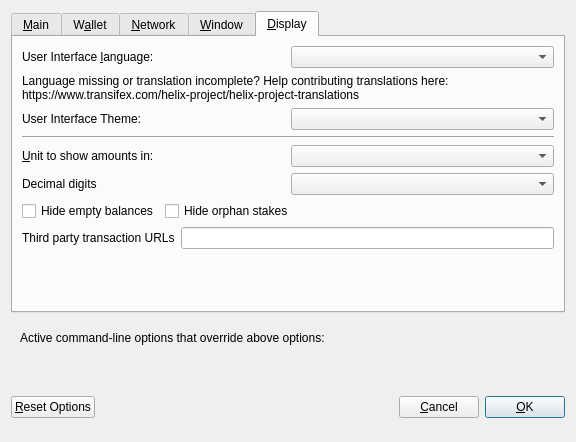
<?xml version="1.0" encoding="UTF-8"?>
<ui version="4.0">
 <class>OptionsDialog</class>
 <widget class="QDialog" name="OptionsDialog">
  <property name="geometry">
   <rect>
    <x>0</x>
    <y>0</y>
    <width>576</width>
    <height>442</height>
   </rect>
  </property>
  <property name="windowTitle">
   <string>Options</string>
  </property>
  <property name="modal">
   <bool>true</bool>
  </property>
  <layout class="QVBoxLayout" name="verticalLayout">
   <item>
    <widget class="QTabWidget" name="tabWidget">
     <property name="currentIndex">
      <number>4</number>
     </property>
     <widget class="QWidget" name="tabMain">
      <attribute name="title">
       <string>&amp;Main</string>
      </attribute>
      <layout class="QVBoxLayout" name="verticalLayout_Main">
       <item>
        <widget class="QCheckBox" name="bitcoinAtStartup">
         <property name="toolTip">
          <string>Automatically start Helix after logging in to the system.</string>
         </property>
         <property name="text">
          <string>&amp;Start Helix on system login</string>
         </property>
        </widget>
       </item>
       <item>
        <layout class="QHBoxLayout" name="horizontalLayout_2_Main">
         <item>
          <widget class="QLabel" name="databaseCacheLabel">
           <property name="text">
            <string>Size of &amp;database cache</string>
           </property>
           <property name="textFormat">
            <enum>Qt::PlainText</enum>
           </property>
           <property name="buddy">
            <cstring>databaseCache</cstring>
           </property>
          </widget>
         </item>
         <item>
          <widget class="QSpinBox" name="databaseCache"/>
         </item>
         <item>
          <widget class="QLabel" name="databaseCacheUnitLabel">
           <property name="text">
            <string>MB</string>
           </property>
           <property name="textFormat">
            <enum>Qt::PlainText</enum>
           </property>
          </widget>
         </item>
         <item>
          <spacer name="horizontalSpacer_2_Main">
           <property name="orientation">
            <enum>Qt::Horizontal</enum>
           </property>
           <property name="sizeHint" stdset="0">
            <size>
             <width>40</width>
             <height>20</height>
            </size>
           </property>
          </spacer>
         </item>
        </layout>
       </item>
       <item>
        <layout class="QHBoxLayout" name="horizontalLayout_3_Main">
         <item>
          <widget class="QLabel" name="threadsScriptVerifLabel">
           <property name="text">
            <string>Number of script &amp;verification threads</string>
           </property>
           <property name="textFormat">
            <enum>Qt::PlainText</enum>
           </property>
           <property name="buddy">
            <cstring>threadsScriptVerif</cstring>
           </property>
          </widget>
         </item>
         <item>
          <widget class="QSpinBox" name="threadsScriptVerif">
           <property name="toolTip">
            <string>(0 = auto, &lt;0 = leave that many cores free)</string>
           </property>
          </widget>
         </item>
         <item>
          <spacer name="horizontalSpacer_3_Main">
           <property name="orientation">
            <enum>Qt::Horizontal</enum>
           </property>
           <property name="sizeHint" stdset="0">
            <size>
             <width>40</width>
             <height>20</height>
            </size>
           </property>
          </spacer>
         </item>
        </layout>
       </item>
       <item>
        <spacer name="verticalSpacer_2">
         <property name="orientation">
          <enum>Qt::Vertical</enum>
         </property>
         <property name="sizeHint" stdset="0">
          <size>
           <width>20</width>
           <height>40</height>
          </size>
         </property>
        </spacer>
       </item>
       <item>
        <widget class="QCheckBox" name="checkBoxZeromintEnable">
         <property name="toolTip">
          <string>Enable automatic minting of Helix units to zHLIX</string>
         </property>
         <property name="layoutDirection">
          <enum>Qt::LeftToRight</enum>
         </property>
         <property name="text">
          <string>Enable zHLIX Automint</string>
         </property>
        </widget>
       </item>
       <item>
        <layout class="QHBoxLayout" name="horizontalLayout_3">
         <item>
          <widget class="QLabel" name="percentage_label">
           <property name="toolTip">
            <string>Percentage of incoming HLIX which get automatically converted to zHLIX via Zerocoin Protocol (min: 10%)</string>
           </property>
           <property name="text">
            <string>Percentage of autominted zHLIX</string>
           </property>
          </widget>
         </item>
         <item>
          <widget class="QSpinBox" name="zeromintPercentage">
           <property name="minimum">
            <number>1</number>
           </property>
           <property name="maximum">
            <number>100</number>
           </property>
          </widget>
         </item>
        </layout>
       </item>
       <item>
        <layout class="QHBoxLayout" name="horizontalLayout" stretch="0,0">
         <property name="sizeConstraint">
          <enum>QLayout::SetFixedSize</enum>
         </property>
         <item>
          <widget class="QLabel" name="labelPreferredDenom">
           <property name="maximumSize">
            <size>
             <width>16777215</width>
             <height>16777215</height>
            </size>
           </property>
           <property name="toolTip">
            <string>Wait with automatic conversion to Zerocoin until enough HLIX for this denomination is available</string>
           </property>
           <property name="text">
            <string>Preferred Automint zHLIX Denomination</string>
           </property>
          </widget>
         </item>
         <item>
          <widget class="QComboBox" name="preferredDenom">
           <property name="maximumSize">
            <size>
             <width>16777215</width>
             <height>27</height>
            </size>
           </property>
           <property name="toolTip">
            <string>Wait with automatic conversion to Zerocoin until enough HLIX for this denomination is available</string>
           </property>
           <property name="maxVisibleItems">
            <number>9</number>
           </property>
           <property name="maxCount">
            <number>9</number>
           </property>
          </widget>
         </item>
        </layout>
       </item>
      </layout>
     </widget>
     <widget class="QWidget" name="tabWallet">
      <attribute name="title">
       <string>W&amp;allet</string>
      </attribute>
      <layout class="QVBoxLayout" name="verticalLayout_Wallet">
       <item>
        <layout class="QHBoxLayout" name="horizontalLayout_2_Wallet">
         <item>
          <widget class="QLabel" name="labelStakeSplitThresholdText">
           <property name="text">
            <string>Stake split threshold:</string>
           </property>
          </widget>
         </item>
         <item>
          <widget class="QSpinBox" name="spinBoxStakeSplitThreshold">
           <property name="minimum">
            <number>1</number>
           </property>
           <property name="maximum">
            <number>999999</number>
           </property>
          </widget>
         </item>
        </layout>
       </item>
       <item>
        <widget class="QGroupBox" name="groupBox">
         <property name="title">
          <string>Expert</string>
         </property>
         <layout class="QVBoxLayout" name="verticalLayout_2">
          <item>
           <widget class="QCheckBox" name="coinControlFeatures">
            <property name="toolTip">
             <string>Whether to show coin control features or not.</string>
            </property>
            <property name="text">
             <string>Enable coin &amp;control features</string>
            </property>
           </widget>
          </item>
          <item>
           <widget class="QCheckBox" name="showMasternodesTab">
            <property name="toolTip">
             <string>Show additional tab listing all your masternodes in first sub-tab&lt;br/&gt;and all masternodes on the network in second sub-tab.</string>
            </property>
            <property name="text">
             <string>Show Masternodes Tab</string>
            </property>
           </widget>
          </item>
          <item>
           <widget class="QCheckBox" name="spendZeroConfChange">
            <property name="toolTip">
             <string>If you disable the spending of unconfirmed change, the change from a transaction&lt;br/&gt;cannot be used until that transaction has at least one confirmation.&lt;br/&gt;This also affects how your balance is computed.</string>
            </property>
            <property name="text">
             <string>&amp;Spend unconfirmed change</string>
            </property>
           </widget>
          </item>
         </layout>
        </widget>
       </item>
       <item>
        <spacer name="verticalSpacer_Wallet">
         <property name="orientation">
          <enum>Qt::Vertical</enum>
         </property>
         <property name="sizeHint" stdset="0">
          <size>
           <width>20</width>
           <height>40</height>
          </size>
         </property>
        </spacer>
       </item>
      </layout>
     </widget>
     <widget class="QWidget" name="tabNetwork">
      <attribute name="title">
       <string>&amp;Network</string>
      </attribute>
      <layout class="QVBoxLayout" name="verticalLayout_Network">
       <item>
        <widget class="QCheckBox" name="mapPortUpnp">
         <property name="toolTip">
          <string>Automatically open the Helix client port on the router. This only works when your router supports UPnP and it is enabled.</string>
         </property>
         <property name="text">
          <string>Map port using &amp;UPnP</string>
         </property>
        </widget>
       </item>
       <item>
        <widget class="QCheckBox" name="allowIncoming">
         <property name="toolTip">
          <string>Accept connections from outside</string>
         </property>
         <property name="text">
          <string>Allow incoming connections</string>
         </property>
        </widget>
       </item>
       <item>
        <widget class="QCheckBox" name="connectSocks">
         <property name="toolTip">
          <string>Connect to the Helix network through a SOCKS5 proxy.</string>
         </property>
         <property name="text">
          <string>&amp;Connect through SOCKS5 proxy (default proxy):</string>
         </property>
        </widget>
       </item>
       <item>
        <layout class="QHBoxLayout" name="horizontalLayout_1_Network">
         <item>
          <widget class="QLabel" name="proxyIpLabel">
           <property name="text">
            <string>Proxy &amp;IP:</string>
           </property>
           <property name="textFormat">
            <enum>Qt::PlainText</enum>
           </property>
           <property name="buddy">
            <cstring>proxyIp</cstring>
           </property>
          </widget>
         </item>
         <item>
          <widget class="QValidatedLineEdit" name="proxyIp">
           <property name="minimumSize">
            <size>
             <width>140</width>
             <height>0</height>
            </size>
           </property>
           <property name="maximumSize">
            <size>
             <width>140</width>
             <height>16777215</height>
            </size>
           </property>
           <property name="toolTip">
            <string>IP address of the proxy (e.g. IPv4: 127.0.0.1 / IPv6: ::1)</string>
           </property>
          </widget>
         </item>
         <item>
          <widget class="QLabel" name="proxyPortLabel">
           <property name="text">
            <string>&amp;Port:</string>
           </property>
           <property name="textFormat">
            <enum>Qt::PlainText</enum>
           </property>
           <property name="buddy">
            <cstring>proxyPort</cstring>
           </property>
          </widget>
         </item>
         <item>
          <widget class="QLineEdit" name="proxyPort">
           <property name="minimumSize">
            <size>
             <width>75</width>
             <height>0</height>
            </size>
           </property>
           <property name="maximumSize">
            <size>
             <width>55</width>
             <height>16777215</height>
            </size>
           </property>
           <property name="toolTip">
            <string>Port of the proxy (e.g. 9050)</string>
           </property>
          </widget>
         </item>
         <item>
          <spacer name="horizontalSpacer_1_Network">
           <property name="orientation">
            <enum>Qt::Horizontal</enum>
           </property>
           <property name="sizeHint" stdset="0">
            <size>
             <width>40</width>
             <height>20</height>
            </size>
           </property>
          </spacer>
         </item>
        </layout>
       </item>
       <item>
        <spacer name="verticalSpacer_Network">
         <property name="orientation">
          <enum>Qt::Vertical</enum>
         </property>
         <property name="sizeHint" stdset="0">
          <size>
           <width>20</width>
           <height>40</height>
          </size>
         </property>
        </spacer>
       </item>
      </layout>
     </widget>
     <widget class="QWidget" name="tabWindow">
      <attribute name="title">
       <string>&amp;Window</string>
      </attribute>
      <layout class="QVBoxLayout" name="verticalLayout_Window">
       <item>
        <widget class="QCheckBox" name="minimizeToTray">
         <property name="toolTip">
          <string>Show only a tray icon after minimizing the window.</string>
         </property>
         <property name="text">
          <string>&amp;Minimize to the tray instead of the taskbar</string>
         </property>
        </widget>
       </item>
       <item>
        <widget class="QCheckBox" name="minimizeOnClose">
         <property name="toolTip">
          <string>Minimize instead of exit the application when the window is closed. When this option is enabled, the application will be closed only after selecting Quit in the menu.</string>
         </property>
         <property name="text">
          <string>M&amp;inimize on close</string>
         </property>
        </widget>
       </item>
       <item>
        <spacer name="verticalSpacer_Window">
         <property name="orientation">
          <enum>Qt::Vertical</enum>
         </property>
         <property name="sizeHint" stdset="0">
          <size>
           <width>20</width>
           <height>40</height>
          </size>
         </property>
        </spacer>
       </item>
      </layout>
     </widget>
     <widget class="QWidget" name="tabDisplay">
      <attribute name="title">
       <string>&amp;Display</string>
      </attribute>
      <layout class="QVBoxLayout" name="verticalLayout_Display">
       <item>
        <layout class="QHBoxLayout" name="horizontalLayout_1_Display">
         <item>
          <widget class="QLabel" name="langLabel">
           <property name="text">
            <string>User Interface &amp;language:</string>
           </property>
           <property name="textFormat">
            <enum>Qt::PlainText</enum>
           </property>
           <property name="buddy">
            <cstring>lang</cstring>
           </property>
          </widget>
         </item>
         <item>
          <widget class="QValueComboBox" name="lang">
           <property name="toolTip">
            <string>The user interface language can be set here. This setting will take effect after restarting Helix.</string>
           </property>
          </widget>
         </item>
        </layout>
       </item>
       <item>
        <widget class="QLabel" name="label_3">
         <property name="toolTip">
          <string notr="true"/>
         </property>
         <property name="statusTip">
          <string notr="true"/>
         </property>
         <property name="whatsThis">
          <string notr="true"/>
         </property>
         <property name="accessibleName">
          <string notr="true"/>
         </property>
         <property name="text">
          <string>Language missing or translation incomplete? Help contributing translations here:
https://www.transifex.com/helix-project/helix-project-translations</string>
         </property>
         <property name="wordWrap">
          <bool>true</bool>
         </property>
         <property name="openExternalLinks">
          <bool>true</bool>
         </property>
         <property name="textInteractionFlags">
          <set>Qt::TextBrowserInteraction</set>
         </property>
        </widget>
       </item>
       <item>
        <layout class="QHBoxLayout" name="horizontalLayout_2_Display" stretch="0,0">
         <item>
          <widget class="QLabel" name="themeLabel">
           <property name="text">
            <string>User Interface Theme:</string>
           </property>
          </widget>
         </item>
         <item>
          <widget class="QValueComboBox" name="theme"/>
         </item>
        </layout>
       </item>
       <item>
        <widget class="Line" name="line">
         <property name="orientation">
          <enum>Qt::Horizontal</enum>
         </property>
        </widget>
       </item>
       <item>
        <layout class="QHBoxLayout" name="horizontalLayout_3_Display">
         <item>
          <widget class="QLabel" name="unitLabel">
           <property name="text">
            <string>&amp;Unit to show amounts in:</string>
           </property>
           <property name="textFormat">
            <enum>Qt::PlainText</enum>
           </property>
           <property name="buddy">
            <cstring>unit</cstring>
           </property>
          </widget>
         </item>
         <item>
          <widget class="QValueComboBox" name="unit">
           <property name="toolTip">
            <string>Choose the default subdivision unit to show in the interface and when sending coins.</string>
           </property>
          </widget>
         </item>
        </layout>
       </item>
       <item>
        <layout class="QHBoxLayout" name="horizontalLayout_4_Display">
         <item>
          <widget class="QLabel" name="digitsLabel">
           <property name="text">
            <string>Decimal digits</string>
           </property>
          </widget>
         </item>
         <item>
          <widget class="QValueComboBox" name="digits"/>
         </item>
        </layout>
       </item>
       <item>
        <layout class="QHBoxLayout" name="horizontalLayout_5_Display">
         <item>
          <widget class="QCheckBox" name="checkBoxHideZeroBalances">
           <property name="toolTip">
            <string>Hide empty balances</string>
           </property>
           <property name="layoutDirection">
            <enum>Qt::LeftToRight</enum>
           </property>
           <property name="text">
            <string>Hide empty balances</string>
           </property>
          </widget>
         </item>
         <item>
          <widget class="QCheckBox" name="checkBoxHideOrphans">
           <property name="toolTip">
            <string>Hide orphan stakes in transaction lists</string>
           </property>
           <property name="text">
            <string>Hide orphan stakes</string>
           </property>
          </widget>
         </item>
         <item>
          <spacer name="horizontalSpacer">
           <property name="orientation">
            <enum>Qt::Horizontal</enum>
           </property>
           <property name="sizeHint" stdset="0">
            <size>
             <width>40</width>
             <height>20</height>
            </size>
           </property>
          </spacer>
         </item>
        </layout>
       </item>
       <item>
        <layout class="QHBoxLayout" name="horizontalLayout_6_Display">
         <item>
          <widget class="QLabel" name="thirdPartyTxUrlsLabel">
           <property name="toolTip">
            <string>Third party URLs (e.g. a block explorer) that appear in the transactions tab as context menu items. %s in the URL is replaced by transaction hash. Multiple URLs are separated by vertical bar |.</string>
           </property>
           <property name="text">
            <string>Third party transaction URLs</string>
           </property>
           <property name="buddy">
            <cstring>thirdPartyTxUrls</cstring>
           </property>
          </widget>
         </item>
         <item>
          <widget class="QLineEdit" name="thirdPartyTxUrls">
           <property name="toolTip">
            <string>Third party URLs (e.g. a block explorer) that appear in the transactions tab as context menu items. %s in the URL is replaced by transaction hash. Multiple URLs are separated by vertical bar |.</string>
           </property>
          </widget>
         </item>
        </layout>
       </item>
       <item>
        <spacer name="verticalSpacer">
         <property name="orientation">
          <enum>Qt::Vertical</enum>
         </property>
         <property name="sizeHint" stdset="0">
          <size>
           <width>20</width>
           <height>40</height>
          </size>
         </property>
        </spacer>
       </item>
      </layout>
     </widget>
    </widget>
   </item>
   <item>
    <widget class="QFrame" name="frame">
     <layout class="QVBoxLayout" name="verticalLayout_Bottom">
      <item>
       <layout class="QHBoxLayout" name="horizontalLayout_Bottom">
        <item>
         <widget class="QLabel" name="overriddenByCommandLineInfoLabel">
          <property name="text">
           <string>Active command-line options that override above options:</string>
          </property>
          <property name="textFormat">
           <enum>Qt::PlainText</enum>
          </property>
         </widget>
        </item>
        <item>
         <spacer name="horizontalSpacer_Bottom">
          <property name="orientation">
           <enum>Qt::Horizontal</enum>
          </property>
          <property name="sizeHint" stdset="0">
           <size>
            <width>40</width>
            <height>20</height>
           </size>
          </property>
         </spacer>
        </item>
       </layout>
      </item>
      <item>
       <widget class="QLabel" name="overriddenByCommandLineLabel">
        <property name="text">
         <string/>
        </property>
        <property name="textFormat">
         <enum>Qt::PlainText</enum>
        </property>
        <property name="wordWrap">
         <bool>true</bool>
        </property>
       </widget>
      </item>
     </layout>
    </widget>
   </item>
   <item>
    <layout class="QHBoxLayout" name="horizontalLayout_Buttons">
     <item>
      <widget class="QPushButton" name="resetButton">
       <property name="toolTip">
        <string>Reset all client options to default.</string>
       </property>
       <property name="text">
        <string>&amp;Reset Options</string>
       </property>
       <property name="autoDefault">
        <bool>false</bool>
       </property>
      </widget>
     </item>
     <item>
      <spacer name="horizontalSpacer_1">
       <property name="orientation">
        <enum>Qt::Horizontal</enum>
       </property>
       <property name="sizeHint" stdset="0">
        <size>
         <width>40</width>
         <height>48</height>
        </size>
       </property>
      </spacer>
     </item>
     <item>
      <widget class="QLabel" name="statusLabel">
       <property name="minimumSize">
        <size>
         <width>200</width>
         <height>0</height>
        </size>
       </property>
       <property name="font">
        <font>
         <weight>75</weight>
         <bold>true</bold>
        </font>
       </property>
       <property name="text">
        <string/>
       </property>
       <property name="textFormat">
        <enum>Qt::PlainText</enum>
       </property>
       <property name="wordWrap">
        <bool>true</bool>
       </property>
      </widget>
     </item>
     <item>
      <spacer name="horizontalSpacer_2">
       <property name="orientation">
        <enum>Qt::Horizontal</enum>
       </property>
       <property name="sizeHint" stdset="0">
        <size>
         <width>40</width>
         <height>48</height>
        </size>
       </property>
      </spacer>
     </item>
     <item>
      <widget class="QPushButton" name="cancelButton">
       <property name="text">
        <string>&amp;Cancel</string>
       </property>
       <property name="autoDefault">
        <bool>false</bool>
       </property>
      </widget>
     </item>
     <item>
      <widget class="QPushButton" name="okButton">
       <property name="text">
        <string>&amp;OK</string>
       </property>
       <property name="autoDefault">
        <bool>false</bool>
       </property>
       <property name="default">
        <bool>true</bool>
       </property>
      </widget>
     </item>
    </layout>
   </item>
  </layout>
 </widget>
 <customwidgets>
  <customwidget>
   <class>QValidatedLineEdit</class>
   <extends>QLineEdit</extends>
   <header>qvalidatedlineedit.h</header>
  </customwidget>
  <customwidget>
   <class>QValueComboBox</class>
   <extends>QComboBox</extends>
   <header>qvaluecombobox.h</header>
  </customwidget>
 </customwidgets>
 <resources/>
 <connections/>
</ui>
